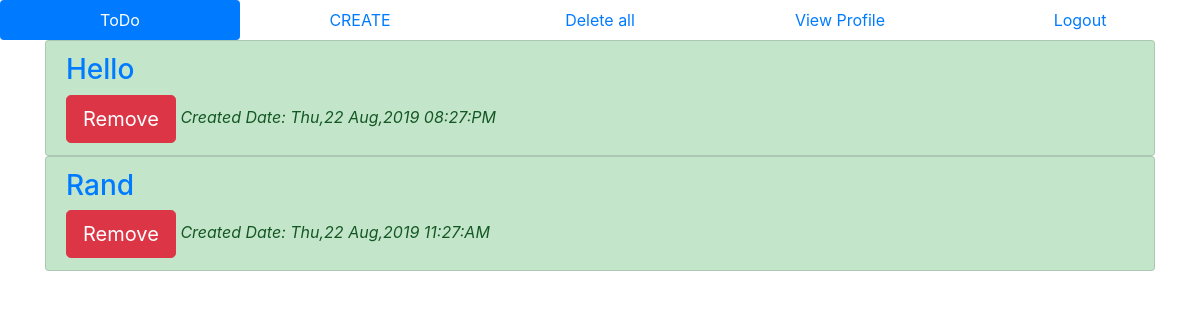
/ (signed in), run on the app's committed database.
### app/models.py (models this page shows, shortened)
class Task(models.Model):
    user = models.ForeignKey(User,on_delete=models.CASCADE,blank=True,null=True,)
    label = models.CharField(max_length=200)
    description =models.TextField()
    create_date = models.DateTimeField(default=datetime.now())
    def __str__(self):
        return self.label

### app/views.py (the view)
# urls.py: path('',Home.as_view(),name='home'),
class Home(ListView):
    model = Task
    template_name = 'app/home.html'
    paginate_by = 10
    def get_queryset(self):
        return Task.objects.filter(user__username=self.request.user).order_by('-create_date')

### app/templates/app/home.html (shortened to what this page needs)
{%extends 'app/base.html'%}
{%block content%}
{%if not user.is_authenticated%}
<div class="jumbotron">
    <h3>Please Login Or Sign UP</h3>
</div>
{%else%}
   {%if not task_list%}
     <div class="jumbotron">
        <h2>Please Create A New task</h2>
      </div>
    {%else%}
{%for i in task_list%}
<ul class="list-group">
  <li class="list-group-item list-group-item-success"><h3><a href="{%url 'app:detail' i.pk %}">{{i|title}}</a> </h3> <a href="{%url 'app:delete' i.pk%}" class="btn btn-danger btn-lg">
           Remove
        </a>
    <i>Created Date: {{i.create_date|date:'D,d M,Y h:i:A'}}</i>
</li>
</ul>
    {%endfor%}
{%endif%}
{%endif%}
{%endblock%}

### data on the page
Task: label "Hello", create_date "Thu,22 Aug,2019 08:27:PM"
Task: label "Rand", create_date "Thu,22 Aug,2019 11:27:AM"
